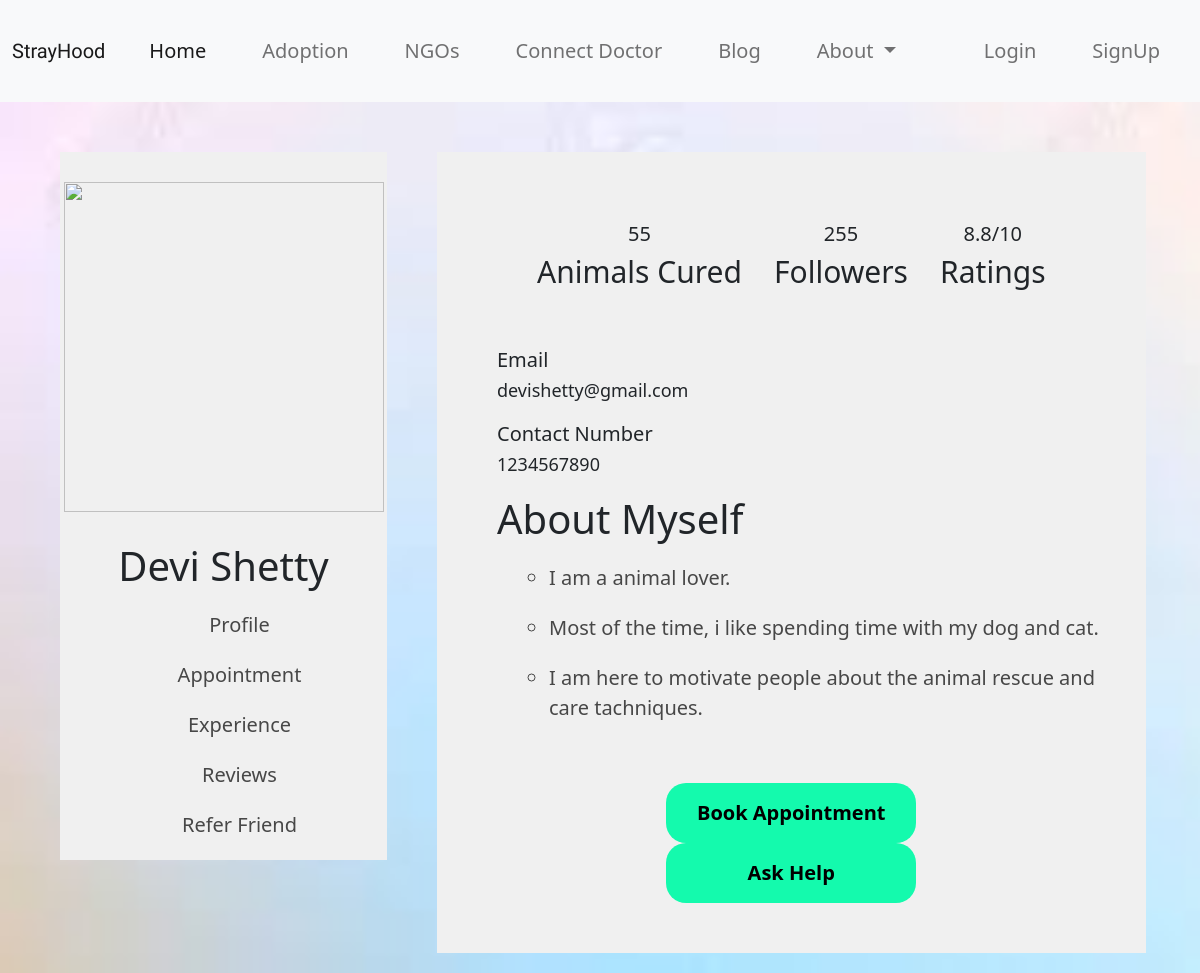
Page /profile/by/devishetty/3 on the committed database.
### authentication/models.py (models this page shows, shortened)
class Doctor(models.Model):
    SEX_FEMALE = 'F'
    SEX_MALE = 'M'
    SEX_UNSURE = 'U'
    SEX_OPTIONS = (
        (SEX_FEMALE, 'Female'),
        (SEX_MALE, 'Male'),
        (SEX_UNSURE, 'Unsure')
    )
    user = models.OneToOneField(User, on_delete=models.CASCADE, related_name="doctors")
    name = models.CharField(max_length=50)
    hospital = models.CharField(max_length=50)
    contact = models.IntegerField(blank=True)
    address = models.CharField(max_length=100, unique=True)
    age = models.IntegerField(blank=True, null=True)
    qualification = models.CharField(max_length=100)
    sex = models.CharField(max_length=1, choices=SEX_OPTIONS)
    profile_pic = models.ImageField(upload_to="users/doctor_profile_pic", blank=True)

class User(AbstractUser):
    is_normal = models.BooleanField(default=False)
    is_doctor = models.BooleanField(default=False)
    is_ngo = models.BooleanField(default=False)

### Profile/views.py (the view)
# urls.py: path('by/<username>/<int:pk>', views.DoctorDetail.as_view(), name='singledoctor'),
class DoctorDetail(generic.DetailView):
    model = models.Doctor
    template_name = 'Profile/doctorprofile.html'

### Profile/templates/Profile/doctorprofile.html (shortened to what this page needs)
<!DOCTYPE html>
<html lang="en">
<head>
    <link rel="stylesheet" href="/static/css/stylesheet.css">
    <link href="https://cdn.jsdelivr.net/npm/bootstrap@5.1.3/dist/css/bootstrap.min.css" rel="stylesheet">
</head>
<body style="background: url('sbg5.jfif'); background-repeat: no-repeat;  background-attachment: fixed;  background-size: cover;">
    <nav class="navbar navbar-expand-lg navbar-light bg-light">
            <div class="container-fluid">
                <a class="navbar-brand" href="userProfile.html" style="font-family: 'Satisfy', cursive;">StrayHood</a>
                <div class="collapse navbar-collapse" id="navbarSupportedContent">
                    <ul class="navbar-nav me-auto mb-2 mb-lg-0">
                        <li class="nav-item">
                            <a class="nav-link active" aria-current="page" href="{% url 'home' %}">Home</a>
                        </li>
                        <li class="nav-item">
                            <a class="nav-link" href="shAdoption.php">Adoption</a>
                        </li>
                        <li class="nav-item">
                            <a class="nav-link" href="{% url 'profiles:allngo' %}">NGOs</a>
                        </li>
                        <li class="nav-item">
                            <a class="nav-link" href="{% url 'profiles:alldoctors' %}">Connect Doctor</a>
                        </li>
                        <li class="nav-item">
                            <a class="nav-link" href="feed.html">Blog</a>
                        </li>
                        <li class="nav-item dropdown">
                            <a class="nav-link dropdown-toggle" href="#" id="navbarDropdown" role="button"
                                data-toggle="dropdown" aria-haspopup="true" aria-expanded="false">
                                About
                            </a>
                        </li>
                    </ul>
                    <ul class="navbar-nav ms-auto mb-2 mb-lg-0">
                        {% if not user.is_authenticated %}
                            <li class="nav-item">
                                <a class="nav-link" href="{% url 'authentication:login' %}">Login</a>
                            </li>
                            <li class="nav-item">
                                <a class="nav-link" href="{% url 'authentication:signup' %}">SignUp</a>
                            </li>
                        {% else %}
                            l<li class="nav-item">
                                <a class="nav-link" href="{% url 'authentication:logout' %}">Logout</a>
                            </li>
                        {% endif %}
                    </ul>
                </div>
            </div>
        </nav>
    <div id="main">
        <div id="left">
            <div id="img">
                <img src="https://thumbs.dreamstime.com/b/portrait-happy-african-american-vet-doctor-cute-little-dog-animal-clinic-smiling-196117343.jpg" style="height: 330px; width: 320px;" alt="">
            </div>
            <h1>
                {{ object.name }}
            </h1>
            <div id="options">
                <ul>
                    <li>
                        Profile
                    </li>
                    <li>
                        Appointment
                    </li>
                    <li>
                        Experience
                    </li>
                    <li>
                        Reviews
                    </li>
                    <li>
                        Refer Friend
                    </li>
                </ul>
            </div>
        </div>
        <div id="right">
            <div id="top">
                <div id="blogs">
                    <h2>55</h2>
                    <h1>Animals Cured</h1>
                </div>
                <div id="follower">
                    <h2>255</h2>
                    <h1>Followers</h1>
                </div>
                <div id="rating">
                  <h2>8.8/10</h2>
                  <h1>Ratings</h1>
              </div>
            </div>
            <div id="info">
              <div id="email">
                <h1>Email</h1>
                <h2>{{ object.user.email }}</h2>
              </div>
              <div id="contact">
                <h1>Contact Number</h1>
                <h2>{{ object.contact }}</h2>
              </div>
            </div>
            <div id="about">
                <h1>
                    About Myself
                </h1>
                <ul>
                    <li>I am a animal lover.</li>
                    <li>Most of the time, i like spending time with my dog and cat.</li>
                    <li>I am here to motivate people about the animal rescue and care tachniques.</li>
                </ul>
            </div>
            <div id="buttons">
                <button>Book Appointment</button>
                <button>Ask Help</button>
            </div>
        </div>
    </div>
</body>
</html>

### static/css/stylesheet.css (style rules this page uses)
body { font-family: Arial, Helvetica, sans-serif; }
#main { width: 95vw; margin-left: auto; margin-right:auto; margin-top: 30px; padding: 20px; padding-left: 30px; }
#left { width: 30%; background-color: rgb(240, 240, 240); text-align: center; display: inline-block; float: left; margin-left: 0px; }
img { margin-top: 30px; border-radius: 0%; margin-bottom: 30px; }
h1 { font-size: 40px; margin-bottom: 80px; }
ul { text-decoration: none; list-style: none; padding: 0px; }
ul li { margin: 20px; font-size: 20px; color: rgb(71, 71, 71); }
#right { display: inline-block; background-color: rgb(240, 240, 240); width: 65%; margin-left: 50px; padding-bottom: 50px; }
#top { text-align: center; padding-top: 70px; margin-bottom: 50px; }
#blogs { display: inline-block; text-align: center; margin-left: 100px; float: left; }
#follower { display: inline-block; text-align: center; }
#rating { display: inline-block; text-align: center; float: right; margin-right: 100px; }
#blogs h1 , #follower h1, #rating h1 { margin-top: 0px; font-weight: 500; font-size: 30px; }
#blogs h2 , #follower h2, #rating h2 { font-size: 20px; }
#about { padding-left: 60px; margin-bottom: 60px; }
#info { padding-left: 60px; }
#email h1, #contact h1 { font-weight: 700px; font-size: 20px; }
#email h2, #contact h2 { font-size: 18px; font-weight: 400; }
#email { margin-bottom: 20px; }
#about h1 { margin-top: 20px; margin-bottom: 20px; }
#about ul { list-style-type:circle; }
#buttons { width: 80%; margin: auto; text-align: center; }
#buttons button { width: 250px; margin-left: 30px; margin-right: 30px; padding: 15px; font-size: 20px; background-color: rgb(20, 250, 173); border: none; border-radius: 20px; font-weight: 700; cursor: pointer; }

### rows in the picture
Doctor: name "Devi Shetty", user.email "devishetty@gmail.com", contact "1234567890"
